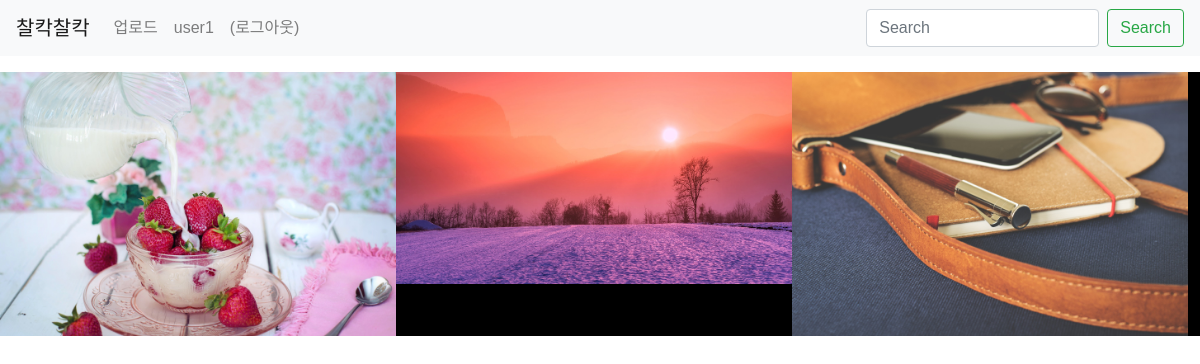
/auth/mypage/ (signed in), run on an earlier commit of the app's database.
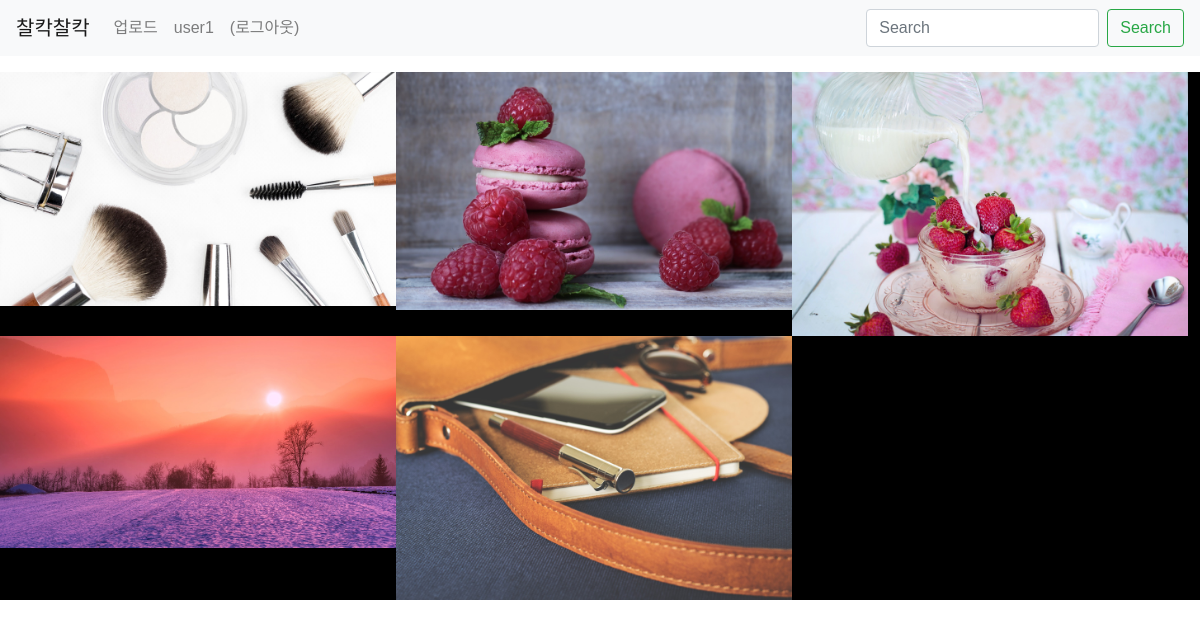
And on a later commit of the database.
### models/Model.py (models this page shows)
class User(db.Model):
    id = db.Column(db.Integer, primary_key=True)
    username = db.Column(db.String(150), unique=True, nullable=False)
    password = db.Column(db.String(200), nullable=False)
    email = db.Column(db.String(120), unique=True, nullable=False)

class Usercontent(db.Model):
    id = db.Column(db.Integer, primary_key=True)
    username = db.Column(db.Integer, db.ForeignKey('user.username', ondelete='CASCADE'))
    user = db.relationship('User', backref=db.backref('usercontent_set'))
    content = db.Column(db.Text(), nullable=False)
    create_date = db.Column(db.DateTime(), nullable=False)
    modify_date = db.Column(db.DateTime(), nullable=True)
    filename = db.Column(db.String(200), nullable=False)
    voter = db.relationship('User',secondary=usercontent_like_voter,backref=db.backref('usercontent_voter_set'))

### views/auth_views.py (the view)
@bp.route('/mypage/',methods=('GET','POST'))
def mypage():
    user_name = session.get('user_name')
    content_list = Usercontent.query.filter_by(username=user_name).order_by(Usercontent.create_date.desc()).all()
    return render_template('client/mypage.html', content_list=content_list)

### views/auth_views.py (called while the page is built)
@bp.before_app_request
def load_logged_in_user():
    user_id = session.get('user_id')
    if user_id is None:
        g.user = None
    else:
        g.user = User.query.get(user_id)

### templates/client/mypage.html (shortened to what this page needs)
{% extends 'base.html' %}
{% block content %}
<div class="grid">
    {% if True %}
        {% for content in content_list %}
            <div class="grid-item">
                <a href="{{ url_for('auth.detail', content_id=content.id) }}">
                <img src="{{ url_for('static',filename = 'img/' + content.filename ) }}"/>
                </a>
            </div>
        {% endfor %}
    {% endif %}
</div>
{% endblock %}

### templates/base.html (shortened to what this page needs)
<!doctype html>
<html lang="ko">
<head>
    <link rel="stylesheet" href="{{ url_for('static', filename='css/bootstrap.min.css') }}">
    <link rel="stylesheet" href="{{ url_for('static', filename='css/style.css') }}">
</head>
<body>
{% include "navbar.html" %}
{% block content %}
{% endblock %}
</body>
</html>

### templates/navbar.html (shortened to what this page needs)
<nav class="navbar navbar-expand-lg navbar-light bg-light">
  <a class="navbar-brand" href="{{ url_for('main.root') }}">찰칵찰칵</a>
  <div class="collapse navbar-collapse" id="navbarSupportedContent">
    <ul class="navbar-nav mr-auto">
    {% if g.user %}
      <li class="nav-item ">
        <a class="nav-link" href="{{ url_for('auth.imgupload') }}">업로드</a>
      </li>
      <li class="nav-item ">
        <a class="nav-link" href="{{ url_for('auth.mypage') }}">{{ g.user.username }}</a>
      </li>
      <li class="nav-item ">
        <a class="nav-link" href="{{ url_for('auth.signout') }}">(로그아웃)</a>
      </li>
    {% endif %}
    </ul>
    <form class="form-inline my-2 my-lg-0" action ="{{ url_for('main.search') }}" method="post">
      <input class="form-control mr-sm-2" type="search" placeholder="Search" aria-label="Search" name="subject" id="subject">
      <button class="btn btn-outline-success my-2 my-sm-0" type="submit">Search</button>
    </form>
  </div>
</nav>

### static/css/style.css (style rules this page uses)
* { box-sizing: border-box; }
html { overflow-y: scroll; }
body { font-family: sans-serif; }
.grid { background: #000; }
.grid:after { content: ''; display: block; clear: both; }
.grid-sizer, .grid-item { width: 33%; }
.grid-item { float: left; }
.grid-item img { display: block; max-width: 100%; }
img { max-width: 100%; height: auto; }

### templates/base.html (style rules this page uses)
body { background-repeat:no-repeat; background-size:cover; background-attachment:scroll; background-position:center top; background-color:#FFFFFF; }

What changed in the data, as far as the page shows it:
added Usercontent: filename (picture)
added Usercontent: filename (picture)
